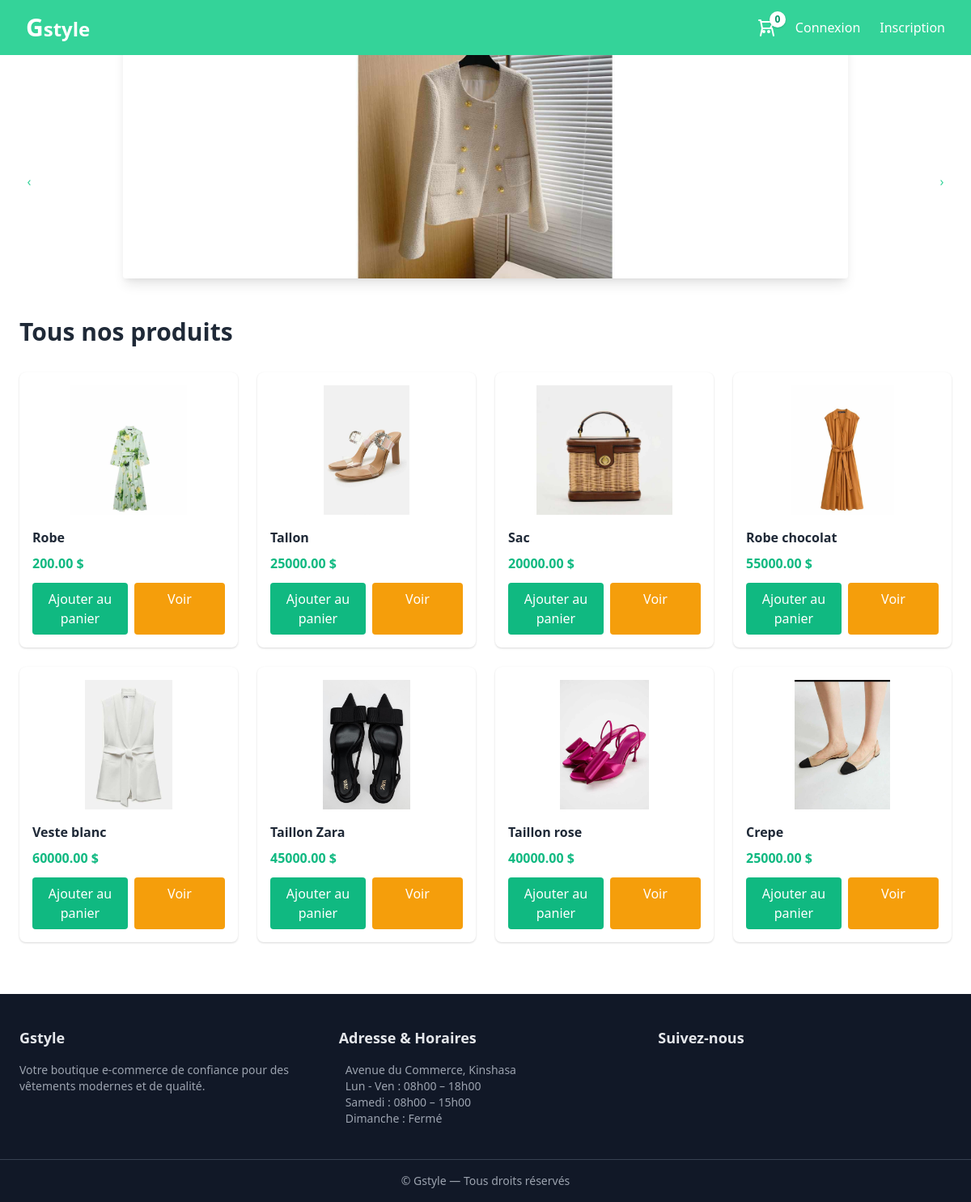
Screenshot of /products/ with the database file from the repository.
### products/models.py (models this page shows, shortened)
class Produit(models.Model):
    nom = models.CharField(max_length=200)
    description = models.TextField()
    prix = models.DecimalField(max_digits=10, decimal_places=2)
    image = models.ImageField(upload_to='products/')
    stock = models.PositiveIntegerField(default=0)
    est_populaire = models.BooleanField(default=False)
    categorie = models.ForeignKey(Categorie, on_delete=models.SET_NULL, null=True, blank=True)

### products/views.py (the view)
# urls.py: path('', views.product_list, name='list_products'),
def product_list(request):
    produits = Produit.objects.all()
    context = {
        "produits": produits
    }
    return render(request, 'products/list_products.html', context)

### panier/context_processors.py (called while the page is built)
def panier_context(request):
    if request.user.is_authenticated:
        panier, _ = Panier.objects.get_or_create(user=request.user)
        return {'panier': panier}
    return {'panier': None}

### products/templates/products/list_products.html (shortened to what this page needs)
{% extends "base.html" %}
{% load static %}
{% block content %}
<h1 class="text-3xl font-bold text-gray-800 mb-8">
    Tous nos produits
</h1>
<div class="grid grid-cols-2 sm:grid-cols-2 md:grid-cols-4 gap-6">
        {% for prod in produits %}
        <div class="bg-white rounded-lg shadow hover:shadow-lg transition p-4">
            <img src="{{ prod.image.url }}" class="h-40 w-full object-contain" alt="{{ prod.nom }}">
            <h3 class="mt-4 font-semibold text-gray-800">{{ prod.nom }}</h3>
            <p class="text-green-500 font-bold mt-2">{{ prod.prix }} $</p>
            <div class="flex gap-2">
                <button
                    data-id="{{ prod.id }}"
                    onclick="addToCart(this.dataset.id)"
                    class=" bg-green-500 text-white text-center md:px-2 py-2 mt-3 rounded hover:bg-green-600">
                    Ajouter au panier
                </button>
                <a href="{% url 'products:detail' prod.id %}" class="w-36 mt-3 bg-yellow-500 text-white text-center py-2 rounded hover:bg-yellow-600 transition">Voir</a>
            </div>
        </div>
    {% empty %}
    <p>Aucun produit disponible pour le moment.</p>
    {% endfor %}
</div>
{% endblock %}

### rows the page displays
Produit: image (picture), nom "Robe", prix "200.00"
Produit: image (picture), nom "Tallon", prix "25000.00"
Produit: image (picture), nom "Sac", prix "20000.00"
Produit: image (picture), nom "Robe chocolat", prix "55000.00"
Produit: image (picture), nom "Veste blanc", prix "60000.00"
Produit: image (picture), nom "Taillon Zara", prix "45000.00"
Produit: image (picture), nom "Taillon rose", prix "40000.00"
Produit: image (picture), nom "Crepe", prix "25000.00"

### other values shown
{{ panier.total_items_count|default:0 }} "0"
